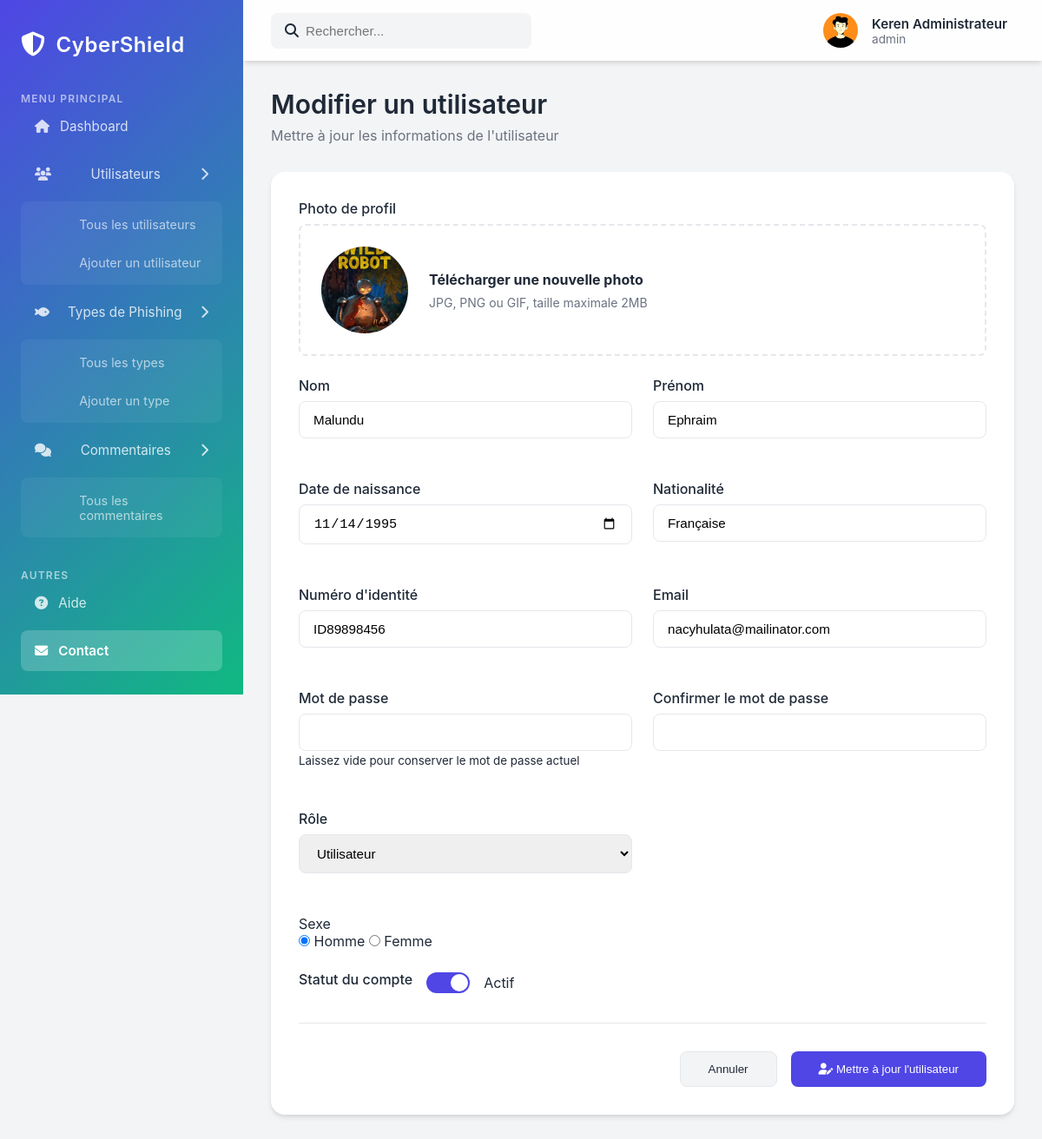
The page /admin/edit-user.php?id=2 (signed in) on the database its author committed.
### tables this page shows
CREATE TABLE `users` (
  `id` int(11) NOT NULL,
  `last_name` varchar(100) NOT NULL,
  `first_name` varchar(100) NOT NULL,
  `birth_date` date NOT NULL,
  `nationality` varchar(50) DEFAULT NULL,
  `identity_number` varchar(50) DEFAULT NULL,
  `email` varchar(100) NOT NULL,
  `gender` varchar(10) DEFAULT NULL,
  `password` varchar(255) NOT NULL,
  `profile_picture` varchar(255) DEFAULT NULL,
  `role` enum('user','admin') DEFAULT 'user',
  `active` tinyint(1) DEFAULT 1,
  `last_login` date DEFAULT NULL,
  `created_at` timestamp NOT NULL DEFAULT current_timestamp()
);

### admin/edit-user.php (the view, shortened to what this page needs)
<?php
include 'header.php';
$user_id = $_GET['id'] ?? null;
$stmt = $pdo->prepare("SELECT * FROM users WHERE id = :id");
$stmt->execute(['id' => $user_id]);
$user = $stmt->fetch();
$last_name = $user['last_name'];
$first_name = $user['first_name'];
$birth_date = $user['birth_date'];
$nationality = $user['nationality'];
$identity_number = $user['identity_number'];
$email = $user['email'];
$role = $user['role'];
$gender = $user['gender'];
$profile_picture = $user['profile_picture'];
?>
<div class="dashboard-content">
    <div class="page-header">
        <h1>Modifier un utilisateur</h1>
        <p>Mettre à jour les informations de l'utilisateur</p>
    </div>
    <div class="form-container">
        <form id="userForm" method="POST" enctype="multipart/form-data">
            <div class="form-group span-3">
                <label class="form-label">Photo de profil</label>
                <div class="profile-upload" id="profileUpload">
                    <div class="profile-preview" id="profilePreview">
                        <?php if ($profile_picture): ?>
                            <img src="../uploads/avatar/<?= htmlspecialchars($profile_picture) ?>" alt="Profile Picture">
                        <?php else: ?>
                            <i class="fas fa-user"></i>
                        <?php endif; ?>
                    </div>
                    <div class="upload-text">
                        <h4>Télécharger une nouvelle photo</h4>
                        <p>JPG, PNG ou GIF, taille maximale 2MB</p>
                    </div>
                </div>
            </div>
            <div class="form-grid">
                <div class="form-group">
                    <label class="form-label">Nom</label>
                    <input type="text" class="form-input" name="last_name" value="<?= htmlspecialchars($last_name) ?>" required>
                </div>
                <div class="form-group">
                    <label class="form-label">Prénom</label>
                    <input type="text" class="form-input" name="first_name" value="<?= htmlspecialchars($first_name) ?>" required>
                </div>
                <div class="form-group">
                    <label class="form-label">Date de naissance</label>
                    <input type="date" class="form-input" name="birth_date" value="<?= htmlspecialchars($birth_date) ?>" required>
                </div>
                <div class="form-group">
                    <label class="form-label">Nationalité</label>
                    <input type="text" class="form-input" name="nationality" value="<?= htmlspecialchars($nationality) ?>">
                </div>
                <div class="form-group">
                    <label class="form-label">Numéro d'identité</label>
                    <input type="text" class="form-input" name="identity_number" value="<?= htmlspecialchars($identity_number) ?>">
                </div>
                <div class="form-group">
                    <label class="form-label">Email</label>
                    <input type="email" class="form-input" name="email" value="<?= htmlspecialchars($email) ?>" required>
                </div>
                <div class="form-group">
                    <label class="form-label">Mot de passe</label>
                    <input type="password" class="form-input" name="password">
                    <small>Laissez vide pour conserver le mot de passe actuel</small>
                </div>
                <div class="form-group">
                    <label class="form-label">Confirmer le mot de passe</label>
                    <input type="password" class="form-input" name="password_confirm">
                </div>
                <div class="form-group">
                    <label class="form-label">Rôle</label>
                    <select class="form-input" name="role" required>
                        <option value="user" <?= $role == 'user' ? 'selected' : '' ?>>Utilisateur</option>
                    </select>
                </div>
                <div class="form-group full-width">
                    <label>Sexe</label>
                    <div class="gender-options">
                        <label class="gender-option">
                            <input type="radio" name="gender" value="male" <?= $gender == 'male' ? 'checked' : '' ?>>
                            <span>Homme</span>
                        </label>
                        <label class="gender-option">
                            <input type="radio" name="gender" value="female" <?= $gender == 'female' ? 'checked' : '' ?>>
                            <span>Femme</span>
                        </label>
                    </div>
                </div>
            </div>
            <div class="form-group">
                <div class="switch-container">
                    <label class="form-label">Statut du compte</label>
                    <label class="switch">
                        <span class="slider"></span>
                    </label>
                    <span>Actif</span>
                </div>
            </div>
            <div class="form-actions">
                <button type="button" class="cancel-btn">Annuler</button>
                <button type="submit" class="submit-btn">
                    <i class="fas fa-user-edit"></i>
                    Mettre à jour l'utilisateur
                </button>
            </div>
        </form>
    </div>
</div>
</main>
</div>
</body>
</html>

### admin/header.php (shortened to what this page needs)
<?php include
include '../config/db.php';
try {
    $stmt = $pdo->prepare("SELECT * FROM users WHERE id = :id");
    $stmt->execute(['id' => $_SESSION['user_id']]);
    $user = $stmt->fetch();
} catch (PDOException $e) {
    die("Erreur lors de la récupération des données : " . $e->getMessage());
}
?>
<!DOCTYPE html>
<html lang="fr">
<head>
    <link rel="stylesheet" href="https://cdnjs.cloudflare.com/ajax/libs/font-awesome/6.4.0/css/all.min.css">
    <link rel="stylesheet" href="main.css">
</head>
<body>
    <div class="dashboard-container">
        <aside class="sidebar">
            <div class="sidebar-header">
                <div class="logo">
                    <i class="fas fa-shield-alt"></i>
                    <span>CyberShield</span>
                </div>
            </div>
            <nav class="sidebar-nav">
                <div class="nav-section">
                    <span class="nav-section-title">MENU PRINCIPAL</span>
                    <ul>
                        <li class="active">
                            <a href="/admin/index.php">
                                <i class="fas fa-home"></i>
                                <span>Dashboard</span>
                            </a>
                        </li>
                        <li class="nav-item-dropdown">
                            <a href="#users">
                                <i class="fas fa-users"></i>
                                <span>Utilisateurs</span>
                                <i class="fas fa-chevron-right"></i>
                            </a>
                            <ul class="submenu">
                                <li><a href="users.php">Tous les utilisateurs</a></li>
                                <li><a href="create-user.php">Ajouter un utilisateur</a></li>
                            </ul>
                        </li>
                        <li class="nav-item-dropdown">
                            <a href="#phishing">
                                <i class="fas fa-fish"></i>
                                <span>Types de Phishing</span>
                                <i class="fas fa-chevron-right"></i>
                            </a>
                            <ul class="submenu">
                                <li><a href="types.php">Tous les types</a></li>
                                <li><a href="create-type.php">Ajouter un type</a></li>
                            </ul>
                        </li>
                        <li class="nav-item-dropdown">
                            <a href="#comments">
                                <i class="fas fa-comments"></i>
                                <span>Commentaires</span>
                                <i class="fas fa-chevron-right"></i>
                            </a>
                            <ul class="submenu">
                                <li><a href="comments.php">Tous les commentaires</a></li>
                            </ul>
                        </li>
                    </ul>
                </div>
                <div class="nav-section">
                    <span class="nav-section-title">AUTRES</span>
                    <ul>
                        <li>
                            <a href="#help">
                                <i class="fas fa-question-circle"></i>
                                <span>Aide</span>
                            </a>
                        </li>
                        <li>
                            <a href="#contact">
                                <i class="fas fa-envelope"></i>
                                <span>Contact</span>
                            </a>
                        </li>
                    </ul>
                </div>
            </nav>
        </aside>
        <main class="main-content">
            <header class="top-header">
                <div class="search-bar">
                    <i class="fas fa-search"></i>
                    <input type="text" placeholder="Rechercher...">
                </div>
                <div class="header-right">
                    <div class="admin-profile">
                        <img src="../uploads/avatar/<?php echo $user['profile_picture']; ?>" alt="Admin" class="admin-avatar">
                        <div class="admin-info">
                            <span class="admin-name"><?php echo $user['first_name'] . ' ' . $user['last_name']; ?></span>
                            <span class="admin-role"><?php echo $user['role']; ?></span>
                        </div>
                    </div>
                </div>
            </header>

### rows shown on the page
users: profile_picture (picture), first_name "Keren", last_name "Administrateur", role "admin"
users: profile_picture (picture), last_name "Malundu", first_name "Ephraim", birth_date "11/14/1995", nationality "Française", identity_number "ID89898456", email "nacyhulata@mailinator.com", role "Utilisateur", gender "☑ Homme", gender "☐ Femme"
